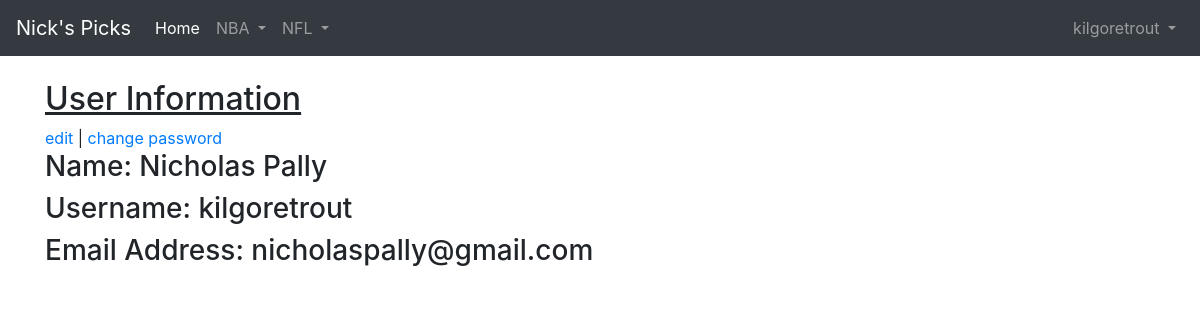
The page /users/myprofile/ (signed in) on the database its author committed.
### users/models.py (models this page shows, shortened)
class CustomUser(AbstractUser):
    username = models.CharField(max_length=50, unique=True)
    favorite_team = models.CharField(max_length=100)
    email = models.EmailField(unique=True, verbose_name="Email Address")
    first_name = models.CharField(max_length=25)
    last_name = models.CharField(max_length=25)
    def get_name(self):
        return self.first_name + " " + self.last_name

### users/views.py (the view)
# urls.py: path('myprofile/', UserDetailView.as_view(), name='profile'),
class UserDetailView(PassRequestToFormViewMixin, TemplateView):
    template_name = 'user_detail.html'
    def get_context_data(self, **kwargs):
        context = super().get_context_data(**kwargs)
        if self.request.user.is_authenticated:
            context['user'] = self.request.user
        return context

### templates/user_detail.html (shortened to what this page needs)
{% extends 'base.html' %}
{% block content %}
<h2><u>User Information</u></h2>
<a href="{% url 'edit_profile' user.pk %}">edit</a>  |  <a href="{% url 'password_change' %}">change password</a>
<h3>Name: {{ user.get_name }}</h3>
<h3>Username: {{ user.username }}</h3>
<h3>Email Address: {{ user.email }}</h3>
<br>
{% endblock content %}

### templates/base.html (shortened to what this page needs)
<!doctype html>
<html lang="en">
  <head>
    <link rel="stylesheet" href="https://stackpath.bootstrapcdn.com/bootstrap/4.2.1/css/bootstrap.min.css" />
  </head>
  <body>
    <nav class="navbar navbar-expand-lg navbar-dark bg-dark mb-4">
      <a class="navbar-brand" href="{% url 'home' %}">Nick's Picks</a>
      <div class="collapse navbar-collapse" id="navbarCollapse">
          <ul class="nav navbar-nav">
              <li class="nav-item active">
                  <a class="nav-link" href="{% url 'home' %}">Home<span class="sr-only">(current)</span></a>
                </li>
              <li class="nav-item dropdown">
                  <a class="nav-link dropdown-toggle" href="#" id="navbarDropdown" role="button" data-toggle="dropdown" aria-haspopup="true" aria-expanded="false">
                    NBA
                  </a>
                </li>
                <li class="nav-item dropdown">
                  <a class="nav-link dropdown-toggle" href="#" id="navbarDropdown" role="button" data-toggle="dropdown" aria-haspopup="true" aria-expanded="false">
                    NFL
                  </a>
                </li>
            </ul>
        {% if user.is_authenticated %}
          <ul class="navbar-nav ml-auto">
            <li class="nav-item">
              <a class="nav-link dropdown-toggle" href="#" id="userMenu"\
              data-toggle="dropdown" aria-haspopup="true" aria-expanded\
              ="false">
                {{ user.username }}
              </a>
            </li>
          </ul>
          {% endif %}
      </div>
    </nav>
    <div class="container">
      {% block content %}
      {% endblock content %}
    </div>
  </body>
</html>

### rows shown on the page
CustomUser: username "kilgoretrout", get_name "Nicholas Pally", email "nicholaspally@gmail.com"
